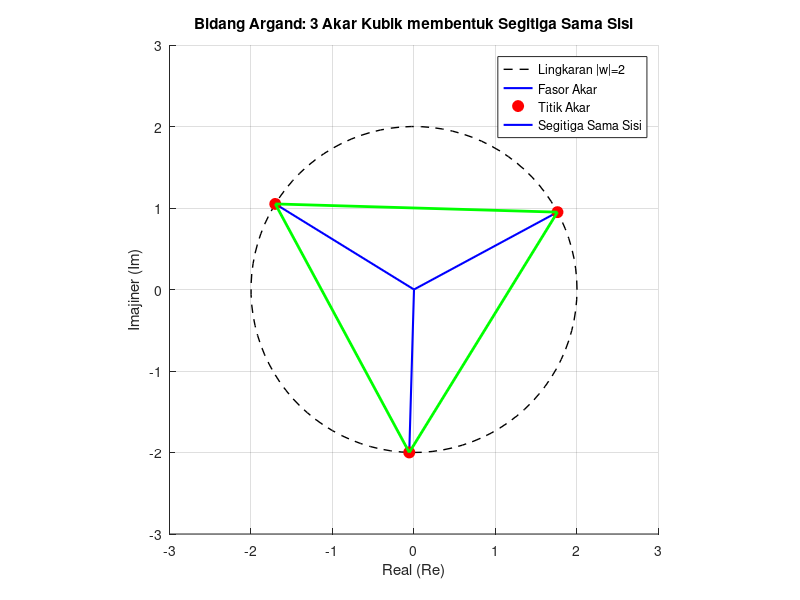

Here is the MATLAB script that generated this plot:
% ===================================================== 
%  UTS Matematika Sains Data — Semester Genap 2025/2026 
%  Soal 4 — Segmentasi Pelanggan dan komposisi fungsi harga (Fasor)
%  Nama  : Muhammad Farand Danendra 
%  NIM   : 2510514025 
%  Parameter: N=25, a=2, b=5, K=8, theta0=85, alpha=0.006 
%  Tanggal: 24 april 2026
% ===================================================== 


% Tampilkan timestamp
disp(['Tanggal & Waktu Eksekusi: ', datestr(now)])

% --- Deklarasi Parameter ---
N = 25; a = 2; b = 5; K = 8; theta0 = 85;

% --- Subsoal B: Verifikasi Operasi Manual ---
z1 = 4 + 6i;
z2 = 6 - 4i;

disp('--- Verifikasi Operasi Manual ---');
z_add = z1 + z2;
disp(['z1 + z2 = ', num2str(real(z_add)), ' + ', num2str(imag(z_add)), 'i']);

z_mul = z1 * z2;
disp(['z1 * z2 = ', num2str(real(z_mul)), ' + ', num2str(imag(z_mul)), 'i']);

z_div = z1 / z2;
disp(['z1 / z2 = ', num2str(real(z_div)), ' + ', num2str(imag(z_div)), 'i']);

z_diff_abs = abs(z1 - z2);
disp(['|z1 - z2| = ', num2str(z_diff_abs)]);

% --- Subsoal E: Plot Bidang Argand ---
% Hitung 3 akar kubik
r = 8^(1/3); % Modulus = 2
angles_deg = [(85)/3, (85+360)/3, (85+720)/3];
angles_rad = deg2rad(angles_deg);

% Bentuk kompleks akar
roots_c = r * exp(1i * angles_rad);

% Setup figure
figure('Name', 'Bidang Argand Akar Kubik', 'Color', 'w');
hold on; grid on; axis equal;
title('Bidang Argand: 3 Akar Kubik membentuk Segitiga Sama Sisi');
xlabel('Real (Re)'); ylabel('Imajiner (Im)');

% Plot lingkaran jari-jari 2
theta_circle = linspace(0, 2*pi, 100);
plot(r*cos(theta_circle), r*sin(theta_circle), 'k--', 'LineWidth', 1);

% Plot garis vektor dari pusat ke titik akar (seperti compass)
for k = 1:3
    plot([0, real(roots_c(k))], [0, imag(roots_c(k))], 'b-', 'LineWidth', 1.5);
    plot(real(roots_c(k)), imag(roots_c(k)), 'ro', 'MarkerSize', 8, 'MarkerFaceColor', 'r');
end

% Gambar segitiga menghubungkan ke-3 akar
triangle_points = [roots_c, roots_c(1)]; % Tutup loop
plot(real(triangle_points), imag(triangle_points), 'g-', 'LineWidth', 2);

% Format limit aksis
xlim([-3 3]); ylim([-3 3]);
legend('Lingkaran |w|=2', 'Fasor Akar', 'Titik Akar', 'Segitiga Sama Sisi', 'Location', 'best');
hold off;
